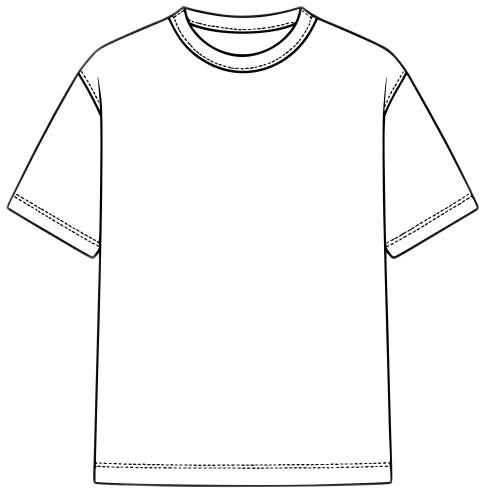
#> input picture scripts/collar/refs/sleeve-isolation-tee.jpg, 968 x 989 px (shown at 1/2 size)
$ python -i lineart.py   (imports and definitions only)
#> lines starting #> are read from the running program, lines starting #| are printed output that depends on the picture; after the words box and inside, x2 and y2 are one past the last pixel; in counts of white or black regions, pixels touching at a corner belong together
"""Generate validated collar-only construction line art from a photo.

The image model interprets the uploaded collar. This module only:
1. asks for black construction ink on white,
2. validates that raster result,
3. normalises it to clean black/white pixels.

SVG geometry is never authored here.
"""
from __future__ import annotations

import base64
import io
import json
import os
import re
import urllib.error
import urllib.request
from pathlib import Path

import numpy as np
from PIL import Image, ImageEnhance, ImageFilter, ImageOps
from scipy import ndimage


LINEART_PROMPT = r"""
EDIT the attached reference into a front-view fashion tech-pack construction
drawing of ONLY the exact neck/collar shown.

COPY THE UPLOADED CONSTRUCTION:
- Preserve whether it is a polo/shirt collar, crew, ribbed V, mock/funnel,
  button-down, zip neck, hood join, or another neckline.
- For a polo/shirt collar include both leaves, points, stand, true head
  opening, placket and buttons only when present.
- For a V-neck include the complete band, inner and outer edges, V-point join,
  sparse rib ticks, and seam where it joins the body.
- For a mock, funnel or turtle neck include the complete tall standing tube,
  top head opening, outer side edges and the full curved seam at its base.
  Do not flatten a tall collar into a crew-neck ring.
- Do not replace the uploaded collar with a generic crew or V.

OUTPUT:
- One large, centred collar with generous pure-white margin on every side.
- Entire collar visible. Nothing cropped. No torso, shoulders, sleeves, person,
  mannequin, label, logo, text, title, border, rectangle or background frame.
- Pure white background and pure white inside every closed fabric piece and
  inside the true head opening.
- Thin continuous black construction lines only.
- No solid black fabric, grey fill, colour, shading, hatching, dense rib
  texture, stipple, grain, shadow or photographic detail.
- Use only enough internal seam/rib marks to describe construction clearly.

This must look like clean black ink line art ready to key and potrace.
"""

RETRY_PROMPT = r"""
REDRAW the uploaded collar from scratch as clean technical line art.

The previous pass failed validation. Correct all of these requirements:
- exact same collar construction as the upload
- complete collar, centred, with wide white margin
- only thin black outlines and sparse construction marks
- every fabric panel is white inside; the head opening is white
- no black-filled leaves/band/stand, no hatching, noise, labels, words,
  garment body, rectangular frame, crop or background

Return an image, not SVG and not instructions.
"""

NAME_PROMPT = r"""
Identify the neckline/collar in the uploaded garment photo.
Reply with exactly one line:
Name: <2 to 6 word collar name>
Do not describe anything else.
"""


# [21 lines left out: functions _env_file_values, load_secrets, not called in this run]


def gemini_key(secrets: dict[str, str]) -> str:
    return secrets.get("GEMINI_API_KEY") or secrets.get("GOOGLE_API_KEY") or ""


def openai_key(secrets: dict[str, str]) -> str:
    return secrets.get("OPENAI_API_KEY", "")


def gemini_model(secrets: dict[str, str]) -> str:
    return secrets.get("GEMINI_IMAGE_MODEL", "gemini-3.1-flash-image")


def openai_model(secrets: dict[str, str]) -> str:
    return secrets.get("OPENAI_IMAGE_MODEL", "gpt-image-1")


# [4 lines left out: function _png_bytes, not called in this run]


def _decode_image_bytes(data: bytes) -> Image.Image:
    return Image.open(io.BytesIO(data)).convert("RGB")


# [49 lines left out: functions prepare_reference, to_strokes, drop_speckles, close_flat_nape, not called in this run]


def _raw_ink(image: Image.Image) -> np.ndarray:
    grey = np.asarray(ImageOps.autocontrast(image.convert("L"), cutoff=1))
    if float(np.median(grey)) < 128:
        grey = 255 - grey
    return grey < 150


def speckle_ratio(image: Image.Image) -> float:
    ink = _raw_ink(image)
    labeled, count = ndimage.label(ink)
    if count == 0:
        return 1.0
    sizes = ndimage.sum(ink, labeled, index=range(1, count + 1))
    tiny = sum(float(size) for size in sizes if size < 18)
    return tiny / max(float(ink.sum()), 1.0)


def filled_area_ratio(image: Image.Image) -> float:
    ink = _raw_ink(image)
    deep = ndimage.distance_transform_edt(ink) > 5
    return float(deep.mean())


def validate_lineart(image: Image.Image) -> tuple[bool, list[str], float]:
    """Reject bad raster output before it can be keyed or traced."""
    ink = _raw_ink(image)
    height, width = ink.shape
    total = max(height * width, 1)
    ratio = float(ink.sum()) / total
    reasons: list[str] = []

    if ratio < 0.002:
        reasons.append("drawing is nearly empty")
    if ratio > 0.16:
        reasons.append("too much black ink or shading")
    if filled_area_ratio(image) > 0.025:
        reasons.append("fabric pieces are filled black")
    if speckle_ratio(image) > 0.22:
        reasons.append("drawing contains stipple or photographic grain")

    rim = max(3, round(min(height, width) * 0.008))
    if ink[:rim].any() or ink[-rim:].any() or ink[:, :rim].any() or ink[:, -rim:].any():
        reasons.append("collar or frame touches the image edge")

    ys, xs = np.where(ink)
    if xs.size:
        bw = int(xs.max() - xs.min()) + 1
        bh = int(ys.max() - ys.min()) + 1
        if bw < width * 0.20 or bh < height * 0.08:
            reasons.append("collar is too small or incomplete")
        if bw > width * 0.94 and bh > height * 0.82:
            reasons.append("background frame detected")

    # A usable collar raster needs closed white fabric panels and a separate
    # closed head opening. Open scribbles cannot become a solid fillable part.
    closed_regions = 0
    min_region = max(80, round(total * 0.001))
    for iterations in (2, 3, 4, 6):
        sealed = ndimage.binary_closing(ink, iterations=iterations)
        open_cells = ~sealed
        seed = np.zeros_like(open_cells)
        seed[0, :] = seed[-1, :] = seed[:, 0] = seed[:, -1] = True
        exterior = ndimage.binary_propagation(seed & open_cells, mask=open_cells)
        pockets = (~exterior) & ~sealed
        labels, count = ndimage.label(pockets)
        if count:
            sizes = ndimage.sum(pockets, labels, index=range(1, count + 1))
            closed_regions = max(closed_regions, sum(float(size) >= min_region for size in sizes))
    if closed_regions < 2:
        reasons.append("outlines do not close into fabric and head-opening regions")

    score = 4.0 - ratio * 6.0 - filled_area_ratio(image) * 30.0 - speckle_ratio(image) * 8.0
    return not reasons, reasons, score


# [11 lines left out: function clean_lineart, not called in this run]


def isolate_collar(image: Image.Image) -> Image.Image:
    return clean_lineart(image)


# [182 lines left out: functions parse_collar_name, _gemini_error, _gemini_once, name_collar_gemini, generate_lineart_gemini, generate_lineart_openai, not called in this run]

>>> from PIL import Image
>>> picture = Image.open('refs/sleeve-isolation-tee.jpg')
#> picture is the input picture: PIL image 968x989 RGB; min 0, max 255, mean 248.2
>>> result = validate_lineart(picture)
#> in _raw_ink, `return grey < 150`:
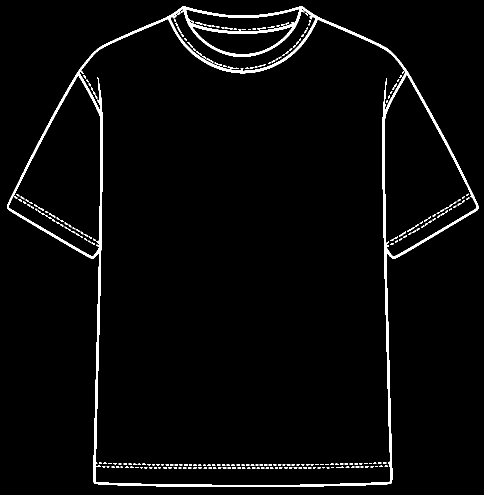
#> returned value: shape (989, 968) bool (shown at 1/2 size); 2.9% white; 272 white regions (237 under 20 px), largest, box (x1, y1, x2, y2) and area: (14, 12, 957, 974) 23590, (386, 97, 404, 112) 50, (798, 463, 812, 473) 44
#> in validate_lineart, `ratio = float(ink.sum()) / total`: ratio = 0.0295
#> in filled_area_ratio, `deep = ndimage.distance_transform_edt(ink) > 5`: deep: shape (989, 968) bool; every value is 0
#> in speckle_ratio, `labeled, count = ndimage.label(ink)`:
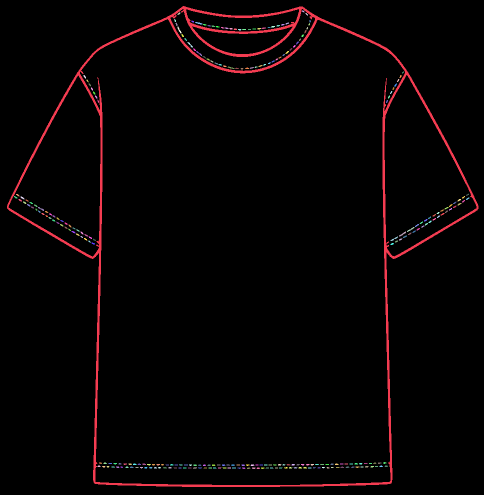
#> labeled: shape (989, 968) int32 (shown at 1/2 size); 276 distinct labels, from 0 to 275; one colour per label, 0 black
#> in speckle_ratio, `labeled, count = ndimage.label(ink)`: count = 275
#> in speckle_ratio, `sizes = ndimage.sum(ink, labeled, index=range(1, count + 1))`: sizes = 275 values, max 23570 at index 0, min 10 at index 63, mean 102.7
#> in speckle_ratio, `tiny = sum(float(size) for size in sizes if size < 18)`: tiny = 2584
#> in validate_lineart, `rim = max(3, round(min(height, width) * 0.008))`: rim = 8
#> in validate_lineart, `bw = int(xs.max() - xs.min()) + 1`: bw = 943
#> in validate_lineart, `bh = int(ys.max() - ys.min()) + 1`: bh = 962
#> the loop in validate_lineart, `for iterations in (2, 3, 4, 6):` made 4 passes
#> (count, sizes, closed_regions) on pass 4: (9, [4665, 7268, 479703, 5696, 32549, 32177, 4547, 4517, 18924], 9)
#> (count, closed_regions) on passes 1 to 3: (16, 6), (32, 8), (10, 9)
#> pass 1, in validate_lineart, `open_cells = ~sealed`:
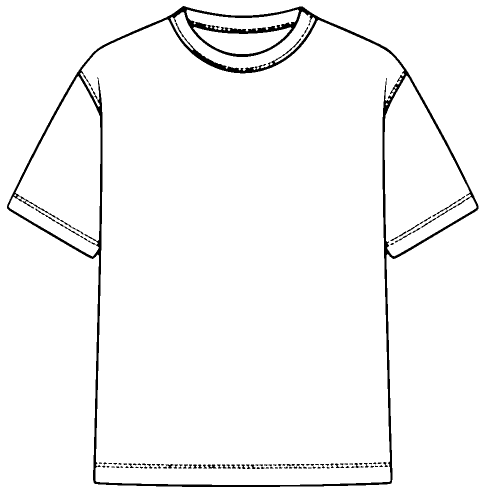
#> open_cells: shape (989, 968) bool (shown at 1/2 size); 96.8% white; 89 black regions (49 under 20 px), largest, box (x1, y1, x2, y2) and area: (14, 12, 957, 974) 27541, (781, 433, 862, 482) 214, (415, 929, 433, 937) 97
#> pass 1, in validate_lineart, `exterior = ndimage.binary_propagation(seed & open_cells, mask=open_cel..`:
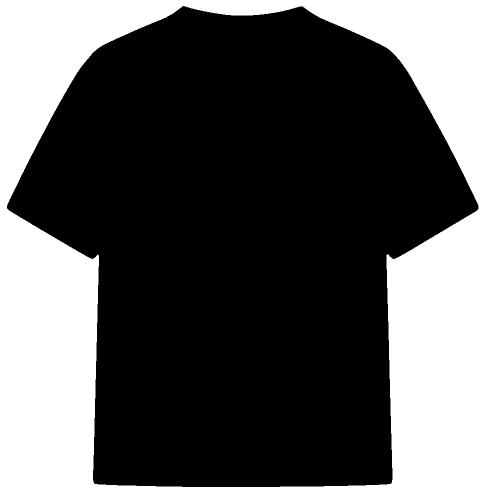
#> exterior: shape (989, 968) bool (shown at 1/2 size); 34.5% white; 1 white region, box (x1, y1, x2, y2) and area: (0, 0, 968, 989) 330407
#> pass 1, in validate_lineart, `pockets = (~exterior) & ~sealed`:
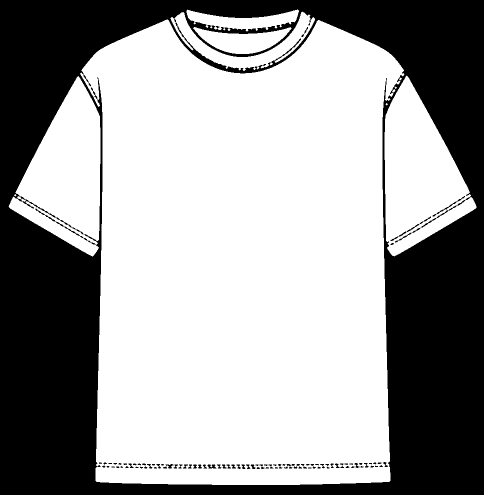
#> pockets: shape (989, 968) bool (shown at 1/2 size); 62.3% white; 89 black regions (49 under 20 px), largest, box (x1, y1, x2, y2) and area: (0, 0, 968, 989) 357948, (781, 433, 862, 482) 214, (415, 929, 433, 937) 97
#> after the loop in validate_lineart, `for iterations in (2, 3, 4, 6):`:
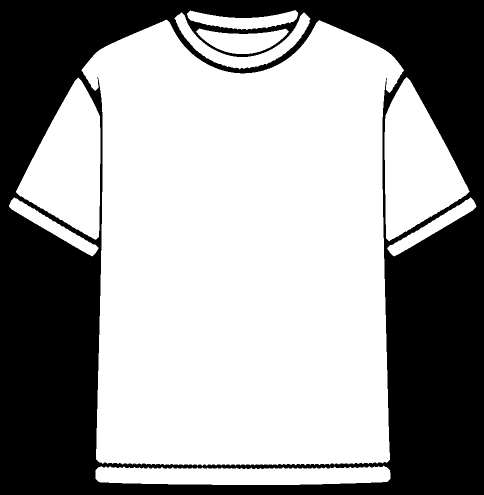
#> pockets: shape (989, 968) bool (shown at 1/2 size); 61.6% white; 1 black region, box (x1, y1, x2, y2) and area: (0, 0, 968, 989) 367306
#> after the loop in validate_lineart, `for iterations in (2, 3, 4, 6):`:
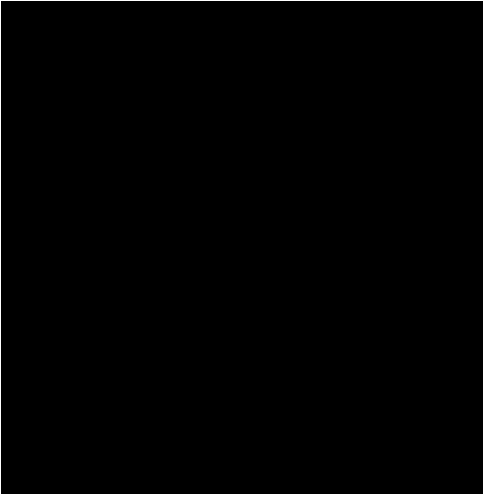
#> seed: shape (989, 968) bool (shown at 1/2 size); 0.41% white in thin lines or dots
#> in validate_lineart, `score = 4.0 - ratio * 6.0 - filled_area_ratio(image) * 30.0 - speckle_..`: score = 3.09
#> result = (False, ['background frame detected'], 3.09)

$ run again, on scripts/collar/refs/approved-standing-collar.png
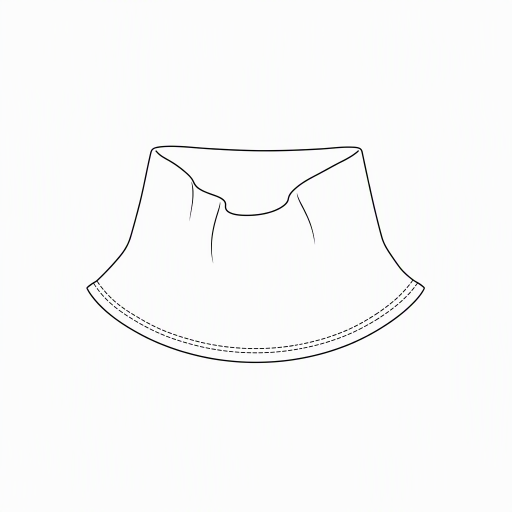
#> input picture scripts/collar/refs/approved-standing-collar.png, 1024 x 1024 px (shown at 1/2 size)
#> picture is the input picture: PIL image 1024x1024 RGB; mean R, G, B 249.8, 250, 249.9
#> in _raw_ink, `return grey < 150`:
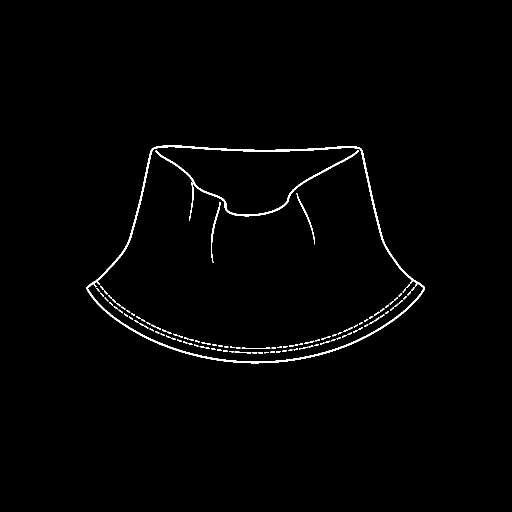
#> returned value: shape (1024, 1024) bool (shown at 1/2 size); 1.1% white; 124 white regions (3 under 20 px), largest, box (x1, y1, x2, y2) and area: (172, 291, 850, 727) 6510, (310, 300, 718, 433) 1787, (422, 404, 441, 526) 322
#> ratio = 0.0113
#> deep: shape (1024, 1024) bool; every value is 0
#> labeled: shape (1024, 1024) int32; 125 distinct labels, from 0 to 124
#> in speckle_ratio, `labeled, count = ndimage.label(ink)`: count = 124
#> in speckle_ratio, `sizes = ndimage.sum(ink, labeled, index=range(1, count + 1))`: sizes = 124 values, max 6510 at index 0, min 16 at index 108, mean 95.85
#> tiny = 16
#> rim = 8
#> ys = 11886 values from 291 to 726; xs = 11886 values, max 849 at index 6378, min 172 at index 6379, mean 509.4
#> bw = 678
#> bh = 436
#> the loop in validate_lineart, `for iterations in (2, 3, 4, 6):` made 4 passes
#> (count, sizes, closed_regions) on passes 1 to 4: (1, [202046], 1), (2, [28844, 172665], 2), (9, [28828, 168380, 979, 41, 68, 50, 59, 41, 41], 2), (3, [28767, 156235, 11860], 3)
#> after the loop in validate_lineart, `for iterations in (2, 3, 4, 6):`:
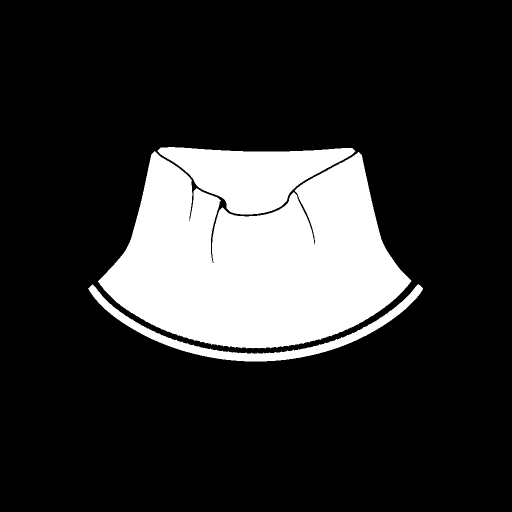
#> pockets: shape (1024, 1024) bool (shown at 1/2 size); 18.8% white; 3 white regions, box (x1, y1, x2, y2) and area: (196, 302, 823, 697) 156235, (315, 294, 711, 429) 28767, (176, 568, 846, 723) 11860
#> score = 3.92
#> result = (True, [], 3.92)

$ run again, on scripts/collar/refs/azure-standing-collar-1.png
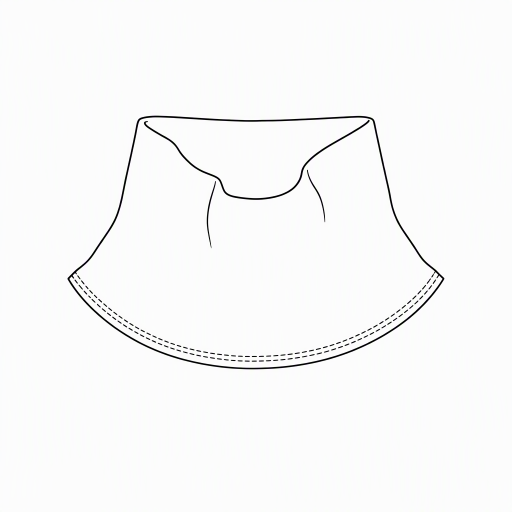
#> input picture scripts/collar/refs/azure-standing-collar-1.png, 1024 x 1024 px (shown at 1/2 size)
#> picture is the input picture: PIL image 1024x1024 RGB; mean R, G, B 249, 249.2, 249.2
#> in _raw_ink, `return grey < 150`:
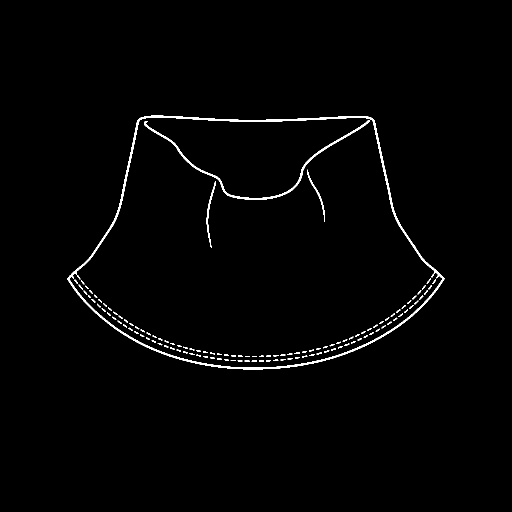
#> returned value: shape (1024, 1024) bool (shown at 1/2 size); 1.3% white; 123 white regions (5 under 20 px), largest, box (x1, y1, x2, y2) and area: (135, 231, 889, 739) 7786, (288, 240, 739, 400) 2221, (413, 362, 432, 496) 386
#> ratio = 0.0129
#> deep: shape (1024, 1024) bool; every value is 0
#> labeled: shape (1024, 1024) int32; 124 distinct labels, from 0 to 123
#> in speckle_ratio, `labeled, count = ndimage.label(ink)`: count = 123
#> in speckle_ratio, `sizes = ndimage.sum(ink, labeled, index=range(1, count + 1))`: sizes = 123 values, max 7786 at index 0, min 18 at index 12, mean 110
#> tiny = 0
#> rim = 8
#> ys = 13524 values from 231 to 738; xs = 13524 values, max 888 at index 7518, min 135 at index 7504, mean 511.8
#> bw = 754
#> bh = 508
#> the loop in validate_lineart, `for iterations in (2, 3, 4, 6):` made 4 passes
#> (count, sizes) on passes 1 to 4: (1, [267091]), (2, [39645, 227180]), (7, [39637, 223453, 1228, 974, 65, 65, 65]), (4, [39588, 211079, 2989, 5218])
#> after the loop in validate_lineart, `for iterations in (2, 3, 4, 6):`:
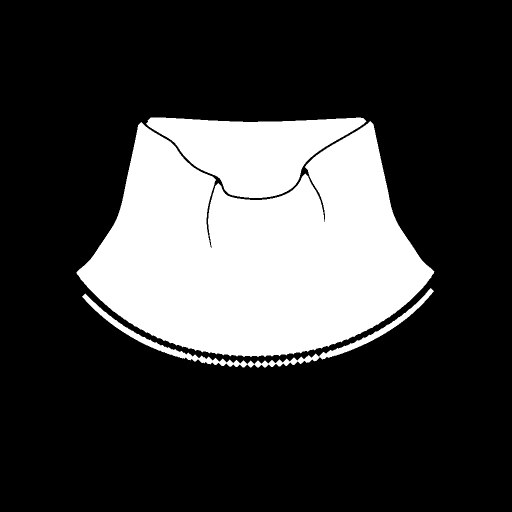
#> pockets: shape (1024, 1024) bool (shown at 1/2 size); 24.7% white; 3 white regions, box (x1, y1, x2, y2) and area: (153, 242, 869, 714) 211079, (292, 235, 733, 396) 39588, (164, 576, 868, 735) 8207
#> score = 3.92
#> result = (True, [], 3.92)
